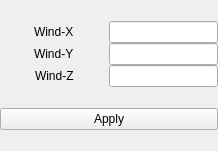
<?xml version="1.0" encoding="UTF-8"?>
<ui version="4.0">
 <class>WidgetManualWind</class>
 <widget class="QWidget" name="WidgetManualWind">
  <property name="geometry">
   <rect>
    <x>0</x>
    <y>0</y>
    <width>218</width>
    <height>151</height>
   </rect>
  </property>
  <property name="sizePolicy">
   <sizepolicy hsizetype="Preferred" vsizetype="Preferred">
    <horstretch>0</horstretch>
    <verstretch>0</verstretch>
   </sizepolicy>
  </property>
  <property name="maximumSize">
   <size>
    <width>16777215</width>
    <height>16777215</height>
   </size>
  </property>
  <property name="windowTitle">
   <string>Form</string>
  </property>
  <layout class="QVBoxLayout" name="verticalLayout">
   <property name="spacing">
    <number>0</number>
   </property>
   <property name="leftMargin">
    <number>0</number>
   </property>
   <property name="topMargin">
    <number>0</number>
   </property>
   <property name="rightMargin">
    <number>0</number>
   </property>
   <property name="bottomMargin">
    <number>0</number>
   </property>
   <item>
    <layout class="QGridLayout" name="gridLayout">
     <property name="spacing">
      <number>0</number>
     </property>
     <item row="1" column="0" alignment="Qt::AlignHCenter|Qt::AlignVCenter">
      <widget class="QLabel" name="yLabel">
       <property name="text">
        <string>Wind-Y</string>
       </property>
      </widget>
     </item>
     <item row="2" column="0" alignment="Qt::AlignHCenter|Qt::AlignVCenter">
      <widget class="QLabel" name="zLabel">
       <property name="text">
        <string>Wind-Z</string>
       </property>
      </widget>
     </item>
     <item row="2" column="1">
      <widget class="QLineEdit" name="z">
       <property name="sizePolicy">
        <sizepolicy hsizetype="Preferred" vsizetype="Fixed">
         <horstretch>0</horstretch>
         <verstretch>0</verstretch>
        </sizepolicy>
       </property>
      </widget>
     </item>
     <item row="0" column="1">
      <widget class="QLineEdit" name="x">
       <property name="sizePolicy">
        <sizepolicy hsizetype="Preferred" vsizetype="Fixed">
         <horstretch>0</horstretch>
         <verstretch>0</verstretch>
        </sizepolicy>
       </property>
      </widget>
     </item>
     <item row="0" column="0" alignment="Qt::AlignHCenter|Qt::AlignVCenter">
      <widget class="QLabel" name="xLabel">
       <property name="text">
        <string>Wind-X</string>
       </property>
      </widget>
     </item>
     <item row="1" column="1">
      <widget class="QLineEdit" name="y">
       <property name="sizePolicy">
        <sizepolicy hsizetype="Preferred" vsizetype="Fixed">
         <horstretch>0</horstretch>
         <verstretch>0</verstretch>
        </sizepolicy>
       </property>
      </widget>
     </item>
    </layout>
   </item>
   <item>
    <widget class="QPushButton" name="send">
     <property name="text">
      <string>Apply</string>
     </property>
    </widget>
   </item>
  </layout>
 </widget>
 <resources/>
 <connections/>
</ui>
